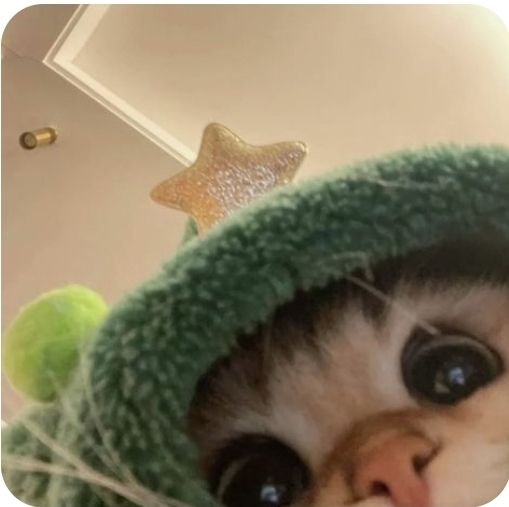
#> input picture sample img.jpg, 509 x 507 px, found by its file name
$ python practice_4.py
#> lines starting #> are read from the running program, lines starting #| are printed output that depends on the picture; after the words box and inside, x2 and y2 are one past the last pixel; in counts of white or black regions, pixels touching at a corner belong together
#basic functions in open cv:
import cv2
import numpy as np
kernel=np.ones((5,5),np.uint8)
image=cv2.imread('C:/Users/Ayushi/OneDrive/Desktop/my learning/open cv/sample img.jpg')
#> image is the input picture: shape (507, 509, 3); mean B, G, R 98.6, 125, 137.8
cv2.imshow('Output window',image)
#change the color scale to gray
image_gray=cv2.cvtColor(image,cv2.COLOR_BGR2GRAY)
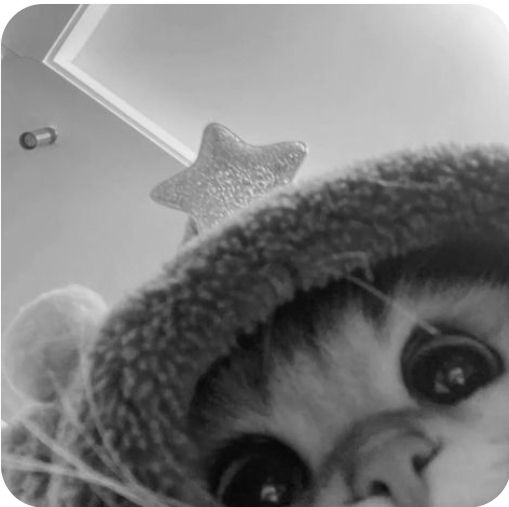
#> image_gray: shape (507, 509); min 5, max 255, mean 125.8
cv2.imshow('Output window gray image',image_gray)

#change the blurness
image_blurrness=cv2.GaussianBlur(image_gray,(7,7),0) #blur scale
cv2.imshow('Output window blur',image_blurrness)

#Edge in image
image_canny=cv2.Canny(image_gray,100,100)
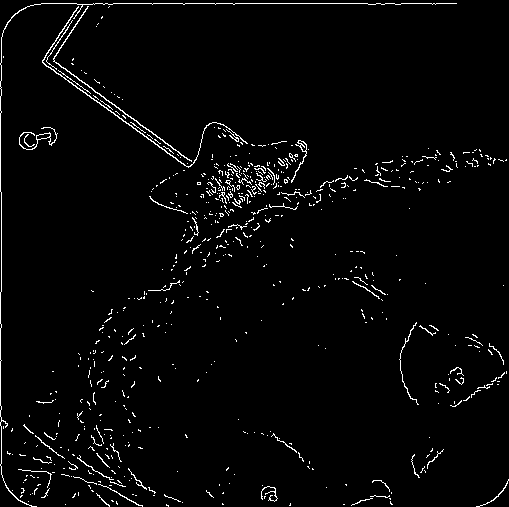
#> image_canny: shape (507, 509); 2.6% white in thin lines or dots
cv2.imshow('Output window edge',image_canny)

#image thickness
image_dialtor=cv2.dilate(image_canny,kernel,iterations=1)
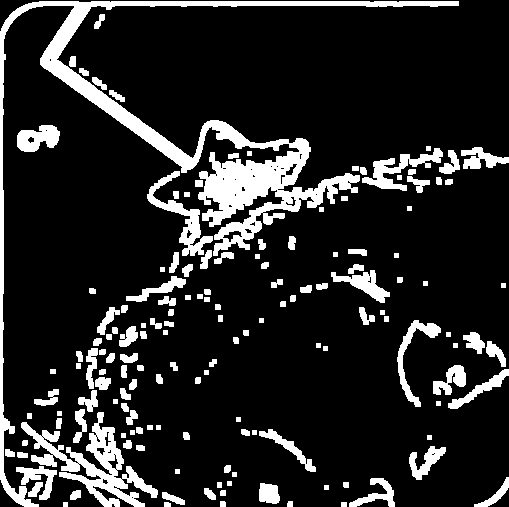
#> image_dialtor: shape (507, 509); 15% white; 152 white regions, largest, box (x1, y1, x2, y2) and area: (0, 1, 459, 507) 16082, (21, 412, 158, 507) 3904, (147, 171, 213, 256) 1343
cv2.imshow('Output window thickness',image_dialtor)

#image thinness
image_eroded=cv2.erode(image_dialtor,kernel,iterations=1)
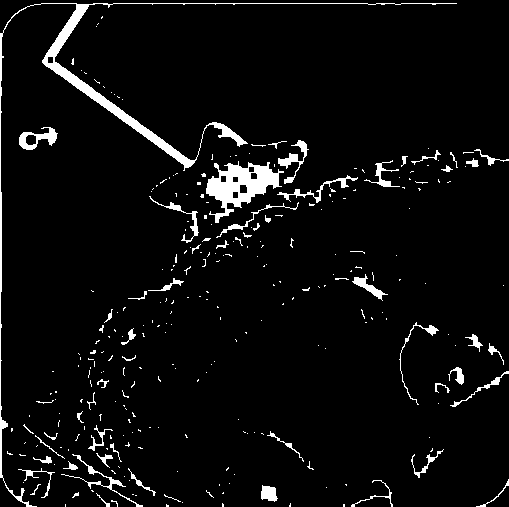
#> image_eroded: shape (507, 509); 4.8% white; 286 white regions (231 under 20 px), largest, box (x1, y1, x2, y2) and area: (0, 3, 457, 507) 3820, (206, 161, 284, 223) 2065, (19, 127, 58, 150) 391
cv2.imshow('Output window thinness',image_eroded)

cv2.waitKey(0)
cv2.destroyAllWindows()
